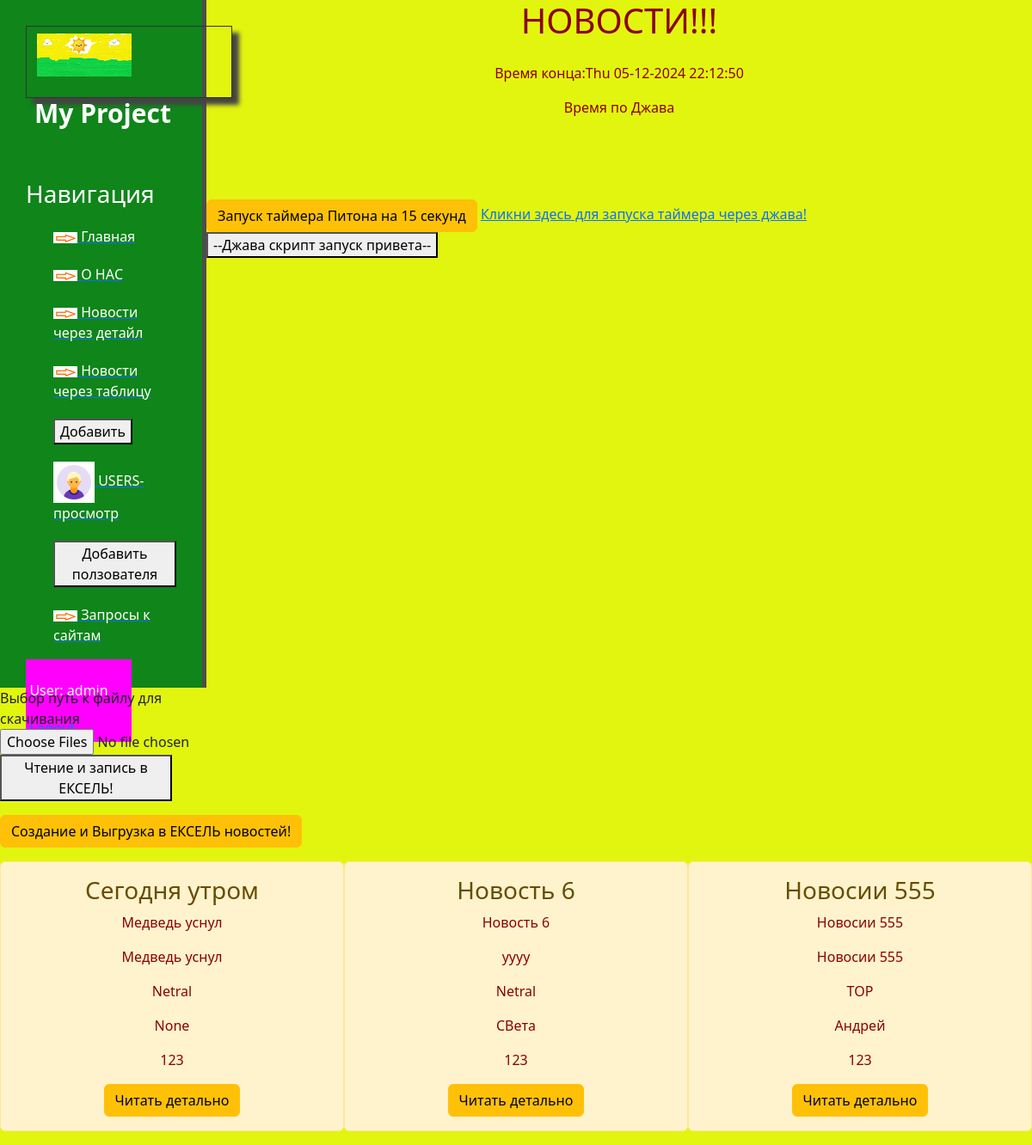
The page /api/ (signed in) on the database as committed earlier.
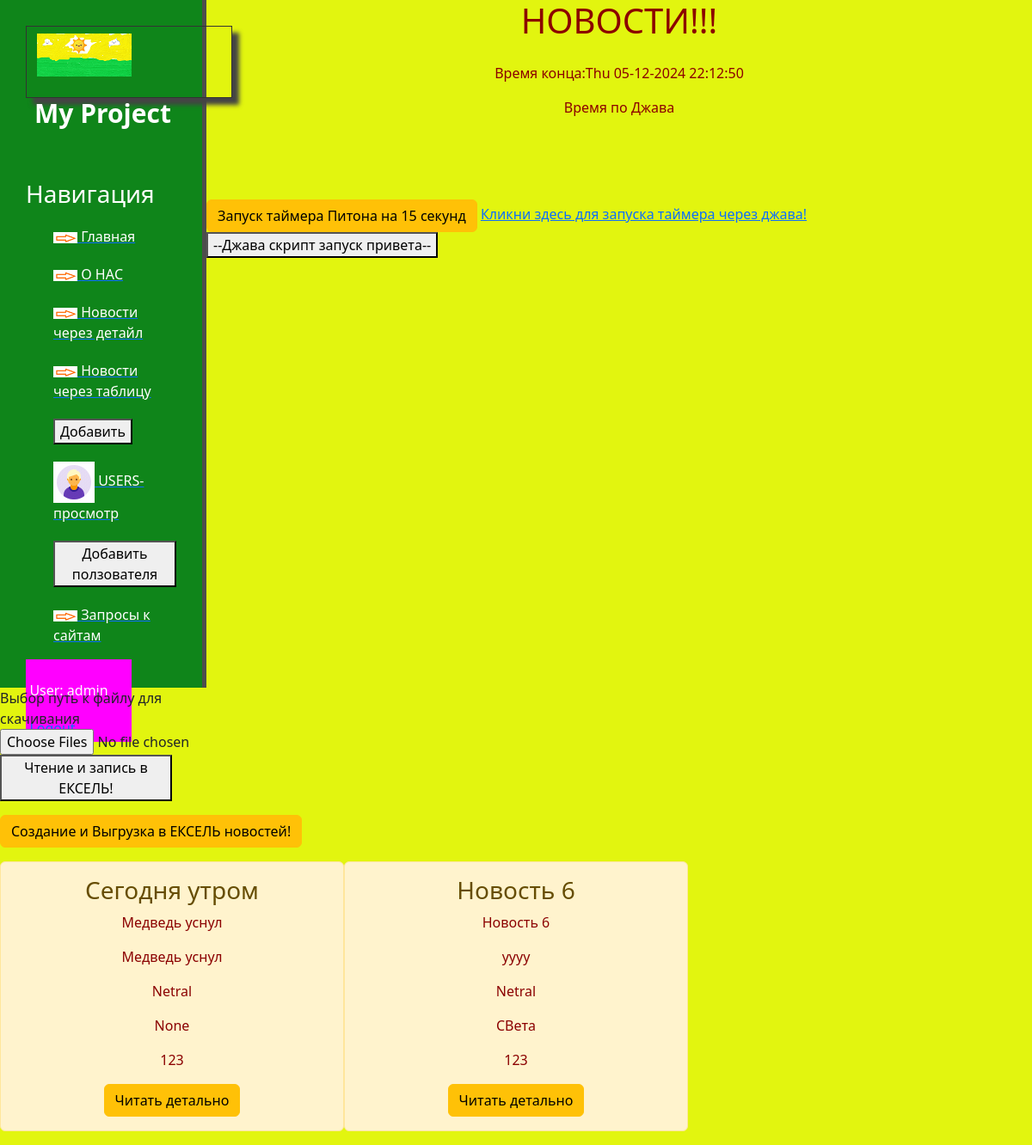
The same page on the database as committed later.
### news/models.py (models this page shows, shortened)
class Articles(models.Model):
    title = models.CharField('Название', max_length=50, default='ТЕКСТ')
    anons = models.CharField('Анонс', max_length=250)
    full_text = models.TextField('Статья')
    date = models.DateTimeField('Дата публикации')
    avtor = models.OneToOneField(Avtor, on_delete = models.CASCADE, null=True, blank=True)
    Status_News_CHOICES=[
        ("TOP","Горячие"),
        ("COOL","Холодные"),
        ("Netral","Нейтральные"),
    ]
    status = models.CharField(max_length=7, choices=Status_News_CHOICES, default="Netral")
    room = models.CharField('Комната', max_length=10, null=True, blank=True)
    class Meta:
        verbose_name='Новость'
        verbose_name_plural='Новости'

class Avtor(models.Model):
    name = models.CharField('Название', max_length=50)
    def __str__(self):
        return self.name
    class Meta:
        verbose_name='Автор'
        verbose_name_plural='Авторы'

### news/views.py (the view)
# urls.py: path('', views.news_home, name='news_home'),
@login_required
def news_home(request):
    if not request.user.has_perm('news.view_articles'):
       raise PermissionDenied
    news = Articles.objects.all()
    Time=timezone.now()+timedelta(hours=5)
    Time=Time.strftime("%a %d-%m-%Y %H:%M:%S")
    data={
        'news': news,
        'Time': Time,
    }
    return render(request, 'news/news_home.html', data)

### news/templates/news/news_home.html (shortened to what this page needs)
{% extends 'main/layout.html' %}
{% block content %}
 <h1>НОВОСТИ!!!</h1>
<div class="alert time">
  <p>Время конца:{{Time}} </p>
  <p id="timer">Время по Джава </p>
</div>
  <a href="{% url 'news_taimer' %}" class="btn btn-warning">Запуск таймера Питона на 15 секунд</a>
  <a href="#" onclick="currentTime()">Кликни здесь для запуска таймера через джава!</a>
  <button onclick="myfunct()">--Джава  скрипт запуск привета--</button></p>
  <form action="read_save_EXSEL" method="post" enctype="multipart/form-data">
      <label for="file">Выбор путь к файлу для скачивания</label>
      <input type="file"  id="file" name="file" multiple />
      <button type="submit" >Чтение и запись в ЕКСЕЛЬ!</button>
  </form>
  <a href="{% url 'news_save_EXSEL' %}" class="btn btn-warning">Создание и Выгрузка в ЕКСЕЛЬ новостей!</a></p>
   {% for el in news %}
      <div class="alert alert-warning">
          <h3>{{ el.title }}</h3>
          <p>{{ el.anons }}</p>
          <p>{{ el.full_text }}</p>
          <p>{{ el.status }}</p>
          <p>{{ el.avtor }}</p>
          <p>{{ el.room }}</p>
          <a href="{% url 'news-detail' el.id %}" class="btn btn-warning">Читать детально</a>
      </div>
   {% endfor %}
{% endblock %}

### main/templates/main/layout.html (shortened to what this page needs)
{% load static %}
<html xmlns="http://www.w3.org/1999/html">
<head>
    <link rel="stylesheet" href="https://cdn.jsdelivr.net/npm/bootstrap@5.3.2/dist/css/bootstrap.min.css">
    <link rel="stylesheet" href="{% static 'main/css/main.css' %}" >
</head>
<body>
   <aside>
       <div class="logoPict">
           <p><img src="{% static 'main/img/necture.png' %}" alt="лого"></p>
       </div>
       <span class="logo">My Project</span>
       <h3>Навигация</h3>
       <ul>
           <a href="{% url 'home' %}"><li> <img src="{% static 'main/img/V1.png' %}"> Главная </li> </a>
           <a href="{% url 'about' %}"><li> <img src="{% static 'main/img/V1.png' %}"> О НАС</li> </a>
           <a href="{% url 'news_home' %}"><li> <img src="{% static 'main/img/V1.png' %}"> Новости через детайл </li> </a>
           <a href="{% url 'news_home_tables' %}"><li> <img src="{% static 'main/img/V1.png' %}"> Новости через таблицу</li> </a>
           <a href="{% url 'create' %}"><li> <button> Добавить </button> </li> </a>
           <a href="{% url 'usvers_home' %}"><li> <img src="{% static 'main/img/usver_Icon.gif' %}"> USERS-просмотр</li> </a>
           <a href="{% url 'usvers_create' %}"><li> <button> Добавить ползователя </button> </li> </a>
           <a href="{% url 'requests_get' %}"><li> <img src="{% static 'main/img/V1.png' %}"> Запросы к сайтам</li> </a>
       </ul>
       <ul class="sidebar-nav">
            {% if user.is_authenticated %}
                <li>User: {{ user.get_username }}</li>
                <li><a href="{% url 'logout'%}?next={{request.path}}">Logout</a></li>
           {% else %}
                 <li><a href="{% url 'login'%}?next={{request.path}}">Login</a></li>
           {% endif %}
        </ul>
   </aside>
    <main>
  {% block content %}
  {% endblock %}
    </main>
</body>
</html>

### main/static/main/css/main.css (style rules this page uses)
body { background: #e2f50f; }
aside { float:left; background: #0f851a; width: 20%; padding: 2.5%; height: 100%; color: #0f851a; border-right: 5px solid #4d4d4d; }
aside .logoPict { width: 15em; border: 1px solid #333; box-shadow: 8px 8px 5px #444; padding: 8px 12px; }
aside .logo { width: 80px ; font-size: 30px; margin-left: 10px; font-weight: bold; position: relative; Top: -5px; color: #fff; }
aside h3 { margin-top: 50px; font-size: 28px; color: #fff; }
aside ul { list-style: none }
aside ul li { color: #fff; display: block; margin-top: 20px; transition: transform .6s ease; }
main h1 { color: #8B0000; text-align: center; }
main p { color: #8B0000; text-align: center; }
.alert-warning { float: left; // clear: both; width: 400px; margin: 20px 34% color: #008080; text-align: center; }
.time { float: left; margin: 20px 34% color: #008080; text-align: left; width: 80%; height: 20%; }
.sidebar-nav { border-collapse: collapse; width: 70%; padding: 2.5%; background: #ff00ff; }
form { margin-lefr:32%; width:200px; margin-top:50px; }

Rows that differ between the two databases and show on the page:
removed Articles: title "Новосии 555", anons "Новосии 555", full_text "Новосии 555", status "TOP", avtor "Андрей", room "123"
